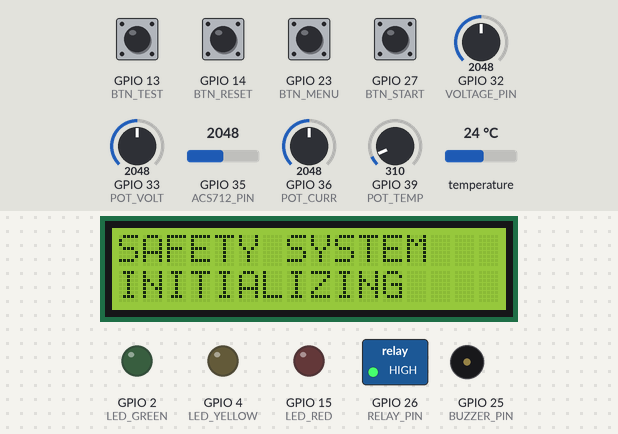
Recording of a sketch running on a simulated ESP32. Parts: 16×2 character LCD, switched loads named in the sketch (green lamp = pin HIGH), output pins drawn as LEDs (lit = HIGH), buzzer (waves = sounding, pin HIGH). The test bench sets the inputs (shaded band); at power-on: GPIO 13 (BTN_TEST), GPIO 14 (BTN_RESET), GPIO 23 (BTN_MENU), GPIO 27 (BTN_START) HIGH, GPIO 32 (VOLTAGE_PIN) = 2048, GPIO 33 (POT_VOLT) = 2048, GPIO 35 (ACS712_PIN) = 2048, GPIO 36 (POT_CURR) = 2048, GPIO 39 (POT_TEMP) = 310, temperature 24 °C (analog values on the 0–4095 scale). What the sketch prints to the serial monitor is not drawn.

Above: at 0.2 s.
At 3.3 s:
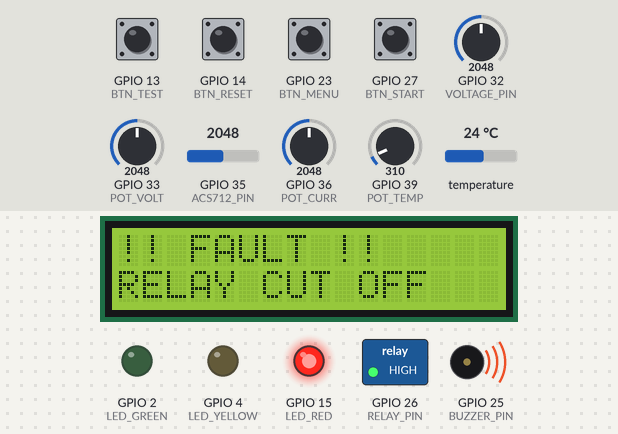
3.4 s: GPIO 13 (BTN_TEST) pulled LOW for 0.15 s
5.0 s: GPIO 14 (BTN_RESET) pulled LOW for 0.15 s
6.6 s: GPIO 23 (BTN_MENU) pulled LOW for 0.15 s
8.2 s: GPIO 27 (BTN_START) pulled LOW for 0.15 s
Timing chart, 0 to 10.8 s (numbered marks = the images above; inputs shaded):
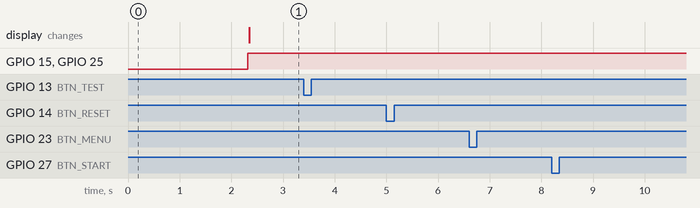

Measured:
- after the input at 3.4 s, every drawn part: stays the same
- after the input at 5.0 s, every drawn part: stays the same
- after the input at 6.6 s, every drawn part: stays the same
- after the input at 8.2 s, every drawn part: stays the same

The sketch:

esp32_safety_controller.ino
```cpp
#include <Wire.h>
#include <LiquidCrystal_I2C.h>
#include <OneWire.h>
#include <DallasTemperature.h>

// =====================================================
// PYNQ / FPGA UART
// UART2: GPIO16 = RX2, GPIO17 = TX2
// =====================================================
HardwareSerial FPgaSerial(2);

// =====================================================
// LCD
// =====================================================
LiquidCrystal_I2C lcd(0x27, 16, 2);

// =====================================================
// SENSOR PINS
// =====================================================
const int DS18B20_PIN = 19;
const int ACS712_PIN  = 35;
const int VOLTAGE_PIN = 32;

// =====================================================
// FAULT POTENTIOMETERS
// =====================================================
const int POT_VOLT = 33;
const int POT_CURR = 36;  // VP, input-only
const int POT_TEMP = 39;  // VN, input-only

// =====================================================
// OUTPUTS
// =====================================================
const int RELAY_PIN  = 26;  // relay remains controlled by ESP32 for now
const int BUZZER_PIN = 25;
const int LED_GREEN  = 2;
const int LED_YELLOW = 4;
const int LED_RED    = 15;

// =====================================================
// BUTTONS
// =====================================================
const int BTN_START = 27;
const int BTN_RESET = 14;
const int BTN_TEST  = 13;
const int BTN_MENU  = 23;

// =====================================================
// DS18B20
// =====================================================
OneWire oneWire(DS18B20_PIN);
DallasTemperature temperatureSensor(&oneWire);

// =====================================================
// ACS712 CALIBRATION
// =====================================================
const float ACS_ZERO_MV = 1749.5;       // measured zero-current value
const float ACS_SENSITIVITY = 185.0;    // mV/A for ACS712-5A
const float ACS_DIVIDER_FACTOR = 1.5;   // your external divider correction

// =====================================================
// SAFETY THRESHOLDS
// =====================================================
const float MAX_VOLTAGE     = 5.5;
const float MAX_CURRENT     = 7.5;
const float TEMP_WARNING    = 32.0;
const float MAX_TEMPERATURE = 40.0;
const int FAULT_POT_LIMIT   = 90;

// =====================================================
// SYSTEM VARIABLES
// =====================================================
bool systemRunning = false;
bool faultLatched  = false;
bool manualFault   = false;
bool tempSensorFault = false;

unsigned long lastSample = 0;
unsigned long lastLCD    = 0;
unsigned long lastUART   = 0;

float voltage     = 0.0;
float current     = 0.0;
float temperature = 0.0;
float power       = 0.0;

int potV = 0;
int potI = 0;
int potT = 0;

// =====================================================
// SETUP
// =====================================================
void setup() {

  Serial.begin(115200);

  // Only ONE UART2 object is used for the PYNQ link.
  FPgaSerial.begin(115200, SERIAL_8N1, 16, 17);

  analogReadResolution(12);

  analogSetPinAttenuation(ACS712_PIN, ADC_11db);
  analogSetPinAttenuation(VOLTAGE_PIN, ADC_11db);
  analogSetPinAttenuation(POT_VOLT, ADC_11db);
  analogSetPinAttenuation(POT_CURR, ADC_11db);
  analogSetPinAttenuation(POT_TEMP, ADC_11db);

  temperatureSensor.begin();
  temperatureSensor.setResolution(10);

  pinMode(RELAY_PIN, OUTPUT);
  pinMode(BUZZER_PIN, OUTPUT);
  pinMode(LED_GREEN, OUTPUT);
  pinMode(LED_YELLOW, OUTPUT);
  pinMode(LED_RED, OUTPUT);

  pinMode(BTN_START, INPUT_PULLUP);
  pinMode(BTN_RESET, INPUT_PULLUP);
  pinMode(BTN_TEST, INPUT_PULLUP);
  pinMode(BTN_MENU, INPUT_PULLUP);

  // Active-LOW relay: HIGH = OFF at startup.
  digitalWrite(RELAY_PIN, HIGH);
  digitalWrite(BUZZER_PIN, LOW);
  digitalWrite(LED_GREEN, LOW);
  digitalWrite(LED_YELLOW, LOW);
  digitalWrite(LED_RED, LOW);

  Wire.begin(21, 22);
  lcd.init();
  lcd.backlight();

  lcd.clear();
  lcd.setCursor(0, 0);
  lcd.print("SAFETY SYSTEM");
  lcd.setCursor(0, 1);
  lcd.print("INITIALIZING");
  delay(2000);

  Serial.println();
  Serial.println("==============================");
  Serial.println(" ADAPTER SAFETY CONTROLLER");
  Serial.println("==============================");
  Serial.println("DS18B20 INITIALIZED");
  Serial.println("FPGA UART2 INITIALIZED");
  Serial.println("TX2 = GPIO17");
  Serial.println("RX2 = GPIO16");
}

// =====================================================
// READ SENSORS
// =====================================================
void readSensors() {

  // DS18B20
  temperatureSensor.requestTemperatures();
  float dsTemperature = temperatureSensor.getTempCByIndex(0);

  if (dsTemperature == DEVICE_DISCONNECTED_C) {
    tempSensorFault = true;
    temperature = -127.0;
  } else {
    tempSensorFault = false;
    temperature = dsTemperature;
  }

  // 0-25V voltage sensor, approximately 5:1.
  float sensorVoltage = analogReadMilliVolts(VOLTAGE_PIN) / 1000.0;
  voltage = sensorVoltage * 5.0;

  // ACS712 current measurement.
  float acs_mV = analogReadMilliVolts(ACS712_PIN);
  float difference = acs_mV - ACS_ZERO_MV;
  float sensorDifference = difference * ACS_DIVIDER_FACTOR;
  current = sensorDifference / ACS_SENSITIVITY;
  current = fabs(current);

  power = voltage * current;

  potV = map(analogRead(POT_VOLT), 0, 4095, 0, 100);
  potI = map(analogRead(POT_CURR), 0, 4095, 0, 100);
  potT = map(analogRead(POT_TEMP), 0, 4095, 0, 100);
}

// =====================================================
// SAFETY CHECK
// =====================================================
void safetyCheck() {

  bool voltageFault     = voltage > MAX_VOLTAGE;
  bool currentFault     = current > MAX_CURRENT;
  bool temperatureFault = temperature > MAX_TEMPERATURE;
  bool sensorFault      = tempSensorFault;

  bool potVoltageFault     = potV >= FAULT_POT_LIMIT;
  bool potCurrentFault     = potI >= FAULT_POT_LIMIT;
  bool potTemperatureFault = potT >= FAULT_POT_LIMIT;

  bool anyFault = voltageFault ||
                  currentFault ||
                  temperatureFault ||
                  sensorFault ||
                  potVoltageFault ||
                  potCurrentFault ||
                  potTemperatureFault ||
                  manualFault;

  if (anyFault) {
    faultLatched = true;
  }
}

// =====================================================
// OUTPUT CONTROL
// =====================================================
void updateOutputs() {

  if (faultLatched) {
    digitalWrite(RELAY_PIN, HIGH);
    digitalWrite(LED_GREEN, LOW);
    digitalWrite(LED_YELLOW, LOW);
    digitalWrite(LED_RED, HIGH);
    digitalWrite(BUZZER_PIN, HIGH);
    return;
  }

  if (!systemRunning) {
    digitalWrite(RELAY_PIN, HIGH);
    digitalWrite(LED_GREEN, LOW);
    digitalWrite(LED_YELLOW, LOW);
    digitalWrite(LED_RED, LOW);
    digitalWrite(BUZZER_PIN, LOW);
    return;
  }

  bool warning = temperature >= TEMP_WARNING ||
                 potV >= 70 ||
                 potI >= 70 ||
                 potT >= 70;

  if (warning) {
    digitalWrite(RELAY_PIN, LOW);
    digitalWrite(LED_GREEN, LOW);
    digitalWrite(LED_YELLOW, HIGH);
    digitalWrite(LED_RED, LOW);
    digitalWrite(BUZZER_PIN, LOW);
    return;
  }

  digitalWrite(RELAY_PIN, LOW);
  digitalWrite(LED_GREEN, HIGH);
  digitalWrite(LED_YELLOW, LOW);
  digitalWrite(LED_RED, LOW);
  digitalWrite(BUZZER_PIN, LOW);
}

// =====================================================
// LCD
// =====================================================
void updateLCD() {

  if (millis() - lastLCD < 2000)
    return;

  lastLCD = millis();
  lcd.clear();

  if (tempSensorFault) {
    lcd.setCursor(0, 0);
    lcd.print("TEMP SENSOR ERR");
    lcd.setCursor(0, 1);
    lcd.print("RELAY CUT OFF");
    return;
  }

  if (faultLatched) {
    lcd.setCursor(0, 0);
    lcd.print("!! FAULT !!");
    lcd.setCursor(0, 1);
    lcd.print("RELAY CUT OFF");
    return;
  }

  if (!systemRunning) {
    lcd.setCursor(0, 0);
    lcd.print("SYSTEM READY");
    lcd.setCursor(0, 1);
    lcd.print("Press START");
    return;
  }

  lcd.setCursor(0, 0);
  lcd.print("V:");
  lcd.print(voltage, 2);
  lcd.print(" I:");
  lcd.print(current, 2);

  lcd.setCursor(0, 1);
  lcd.print("T:");
  lcd.print(temperature, 1);
  lcd.print(" P:");
  lcd.print(power, 1);
}

// =====================================================
// BUTTONS
// =====================================================
void checkButtons() {

  if (digitalRead(BTN_START) == LOW) {
    systemRunning = true;
    Serial.println("SYSTEM STARTED");
    delay(300);
  }

  if (digitalRead(BTN_RESET) == LOW) {
    faultLatched = false;
    manualFault = false;
    Serial.println("FAULT RESET");
    delay(300);
  }

  if (digitalRead(BTN_TEST) == LOW) {
    manualFault = true;
    Serial.println("MANUAL FAULT TEST");
    delay(300);
  }

  if (digitalRead(BTN_MENU) == LOW) {
    Serial.println("MENU BUTTON");
    delay(300);
  }
}

// =====================================================
// ESP32 -> FPGA LIVE PACKET
// Format expected by FPGA:
// V=millivolts,I=mA,T=centi-degC,F=fault,S=sensor_ok
// =====================================================
void sendToPYNQ() {

  if (millis() - lastUART < 500)
    return;

  lastUART = millis();

  int voltage_mV = (int)(voltage * 1000.0);
  int current_mA = (int)(current * 1000.0);
  int temperature_centi = (int)(temperature * 100.0);

  // Live packet to FPGA UART2.
  FPgaSerial.print("V=");
  FPgaSerial.print(voltage_mV);
  FPgaSerial.print(",I=");
  FPgaSerial.print(current_mA);
  FPgaSerial.print(",T=");
  FPgaSerial.print(temperature_centi);
  FPgaSerial.print(",F=");
  FPgaSerial.print(faultLatched ? 1 : 0);
  FPgaSerial.print(",S=");
  FPgaSerial.println(tempSensorFault ? 0 : 1);

  // Human-readable USB log.
  Serial.print("DATA,");
  Serial.print("V=");
  Serial.print(voltage, 2);
  Serial.print(",I=");
  Serial.print(current, 3);
  Serial.print(",T=");
  Serial.print(temperature, 2);
  Serial.print(",P=");
  Serial.print(power, 2);
  Serial.print(",FV=");
  Serial.print(potV);
  Serial.print(",FI=");
  Serial.print(potI);
  Serial.print(",FT=");
  Serial.print(potT);
  Serial.print(",FAULT=");
  Serial.print(faultLatched ? 1 : 0);
  Serial.print(",TEMP_SENSOR=");
  Serial.print(tempSensorFault ? 0 : 1);
  Serial.println();
}

// =====================================================
// MAIN LOOP
// =====================================================
void loop() {

  checkButtons();

  if (millis() - lastSample >= 500) {
    lastSample = millis();

    readSensors();
    safetyCheck();
    updateOutputs();
  }

  updateLCD();
  sendToPYNQ();
}
```
